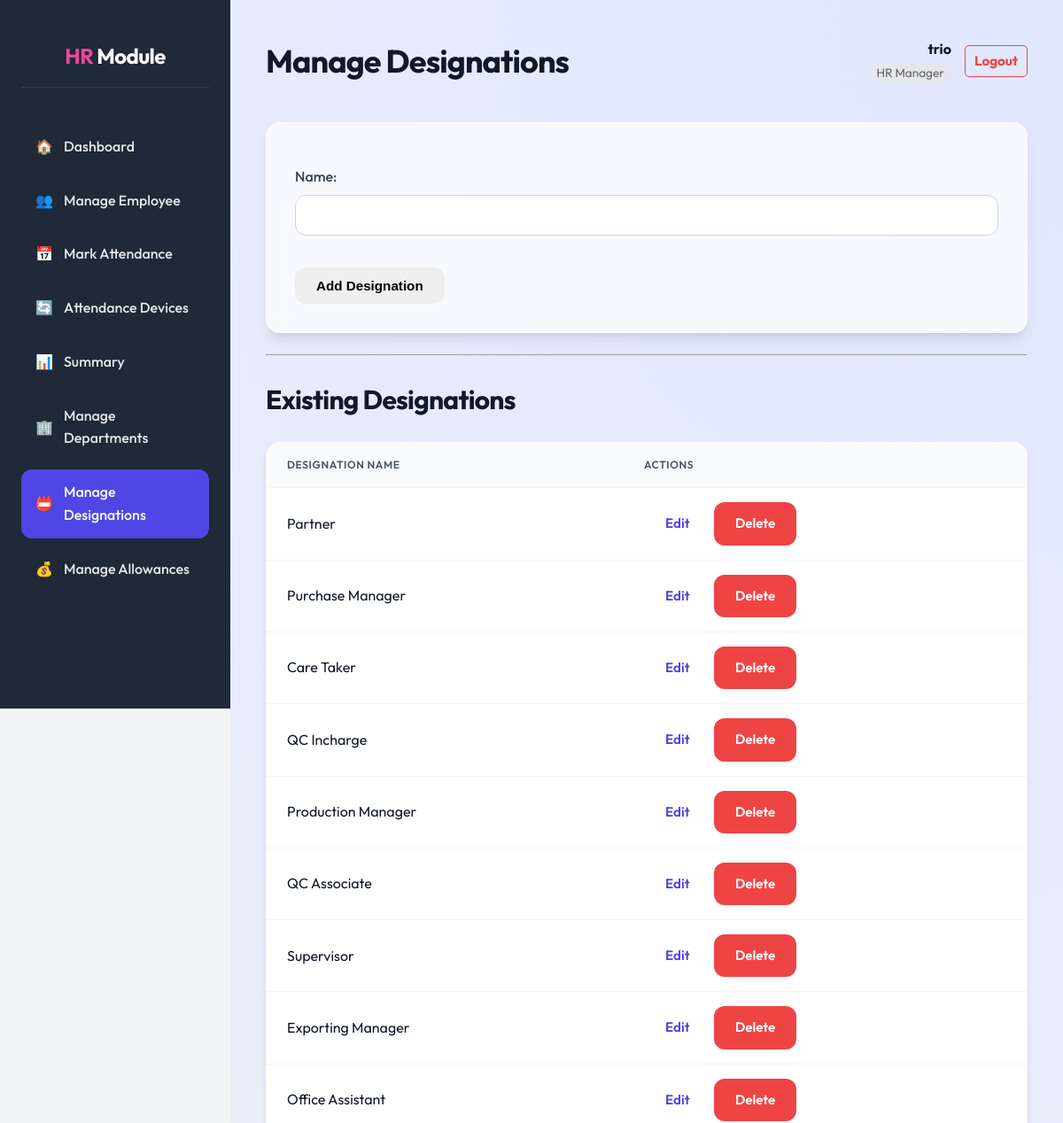
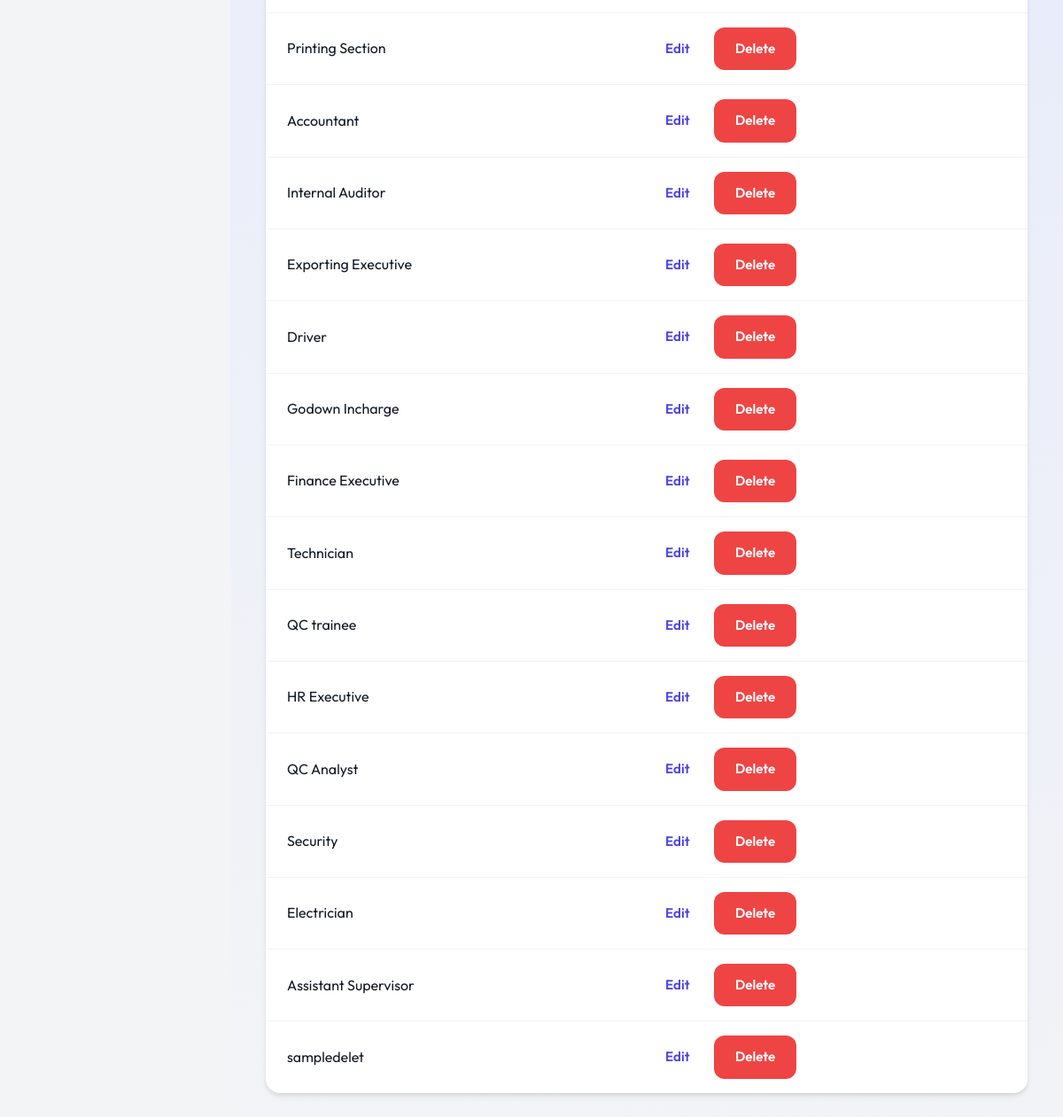
Screenshot of /designations/ (signed in) with the database file from the repository (2 pictures, top to bottom).
### core/models.py (models this page shows, shortened)
class Designation(models.Model):
    name = models.CharField(max_length=100, unique=True)

### core/views.py (the view)
# urls.py: path('designations/', views.designation_list, name='designation_list'),
@hr_required
def designation_list(request):
    designations = Designation.objects.all()
    if request.method == 'POST':
        form = DesignationForm(request.POST)
        if form.is_valid():
            form.save()
            return redirect('designation_list')
    else:
        form = DesignationForm()
    return render(request, 'core/designation_list.html', {'designations': designations, 'form': form})

### core/forms.py
class DesignationForm(forms.ModelForm):
    class Meta:
        model = Designation
        fields = ['name']

### core/templates/core/designation_list.html (shortened to what this page needs)
{% extends 'core/dashboard_base.html' %}
{% load static %}
{% block page_title %}Manage Designations{% endblock %}
{% block dashboard_content %}
    <form method="post" class="card">
        {{ form.as_p }}
        <div class="form-actions">
            <button type="submit" class="btn">Add Designation</button>
        </div>
    </form>
    <hr>
    <h2>Existing Designations</h2>
    <table class="data-table">
        <thead>
            <tr>
                <th>Designation Name</th>
                <th>Actions</th>
            </tr>
        </thead>
        <tbody>
            {% for designation in designations %}
            <tr>
                <td>{{ designation.name }}</td>
                <td class="actions">
                    <a href="{% url 'designation_edit' designation.id %}" class="btn btn-sm">Edit</a>
                    <a href="{% url 'designation_delete' designation.id %}" class="btn btn-sm btn-danger">Delete</a>
                </td>
            </tr>
            {% empty %}
            <tr>
                <td colspan="2">No designations found.</td>
            </tr>
            {% endfor %}
        </tbody>
    </table>
{% endblock %}

### core/templates/core/dashboard_base.html (shortened to what this page needs)
{% extends 'core/base.html' %}
{% load static %}
{% block content %}
<div class="dashboard-layout">
    <div class="sidebar">
        <h2><span style="color: var(--secondary-color);">HR</span> Module</h2>
        <ul>
            <li><a href="{% url 'dashboard' %}"
                    class="{% if request.resolver_match.url_name == 'dashboard' %}active{% endif %}">
                    <span>🏠</span> Dashboard
                </a></li>
            <li><a href="{% url 'employee_list' %}"
                    class="{% if request.resolver_match.url_name == 'employee_list' %}active{% endif %}">
                    <span>👥</span> Manage Employee
                </a></li>
            <li><a href="{% url 'attendance_mark' %}"
                    class="{% if request.resolver_match.url_name == 'attendance_mark' %}active{% endif %}">
                    <span>📅</span> Mark Attendance
                </a></li>
            <li><a href="{% url 'device_list' %}"
                    class="{% if request.resolver_match.url_name == 'device_list' %}active{% endif %}">
                    <span>🔄</span> Attendance Devices
                </a></li>
            <li><a href="{% url 'summary' %}"
                    class="{% if request.resolver_match.url_name == 'summary' %}active{% endif %}">
                    <span>📊</span> Summary
                </a></li>
            <li><a href="{% url 'department_list' %}"
                    class="{% if request.resolver_match.url_name == 'department_list' %}active{% endif %}">
                    <span>🏢</span> Manage Departments
                </a></li>
            <li><a href="{% url 'designation_list' %}"
                    class="{% if request.resolver_match.url_name == 'designation_list' %}active{% endif %}">
                    <span>📛</span> Manage Designations
                </a></li>
            <li><a href="{% url 'allowance_list' %}"
                    class="{% if request.resolver_match.url_name == 'allowance_list' %}active{% endif %}">
                    <span>💰</span> Manage Allowances
                </a></li>
    </div>
    <div class="main-content">
        <div class="main-content-header" style="justify-content: space-between; display: flex; align-items: center;">
            <h1 style="margin: 0;">{% block page_title %}{% endblock %}</h1>
            <div class="user-info" style="display: flex; align-items: center; gap: 15px;">
                <div style="text-align: right;">
                    <span style="display: block; font-weight: bold;">{{ user.username }}</span>
                    <span
                        style="font-size: 0.85em; color: #666; background: #e5e7eb; padding: 2px 8px; border-radius: 12px;">
                        {% if user.is_superuser %}Super Admin
                        {% elif user.hrprofile.role == 0 %}Administrator
                        {% elif user.hrprofile.role == 1 %}HR Manager
                        {% elif user.hrprofile.role == 2 %}Employee
                        {% else %}User
                        {% endif %}
                    </span>
                </div>
                <a href="{% url 'logout' %}" class="btn btn-sm btn-outline-danger"
                    style="text-decoration: none; padding: 5px 10px; border: 1px solid #ef4444; color: #ef4444; border-radius: 5px; font-weight: bold;">Logout</a>
            </div>
        </div>
        {% block dashboard_content %}{% endblock %}
    </div>
</div>
{% endblock %}

### core/static/core/style.css (style rules this page uses)
:root { --primary-color: #4f46e5; --primary-hover: #4338ca; --secondary-color: #ec4899; --background-color: #f3f4f6; --sidebar-bg: #1f2937; --text-color: #111827; --text-light: #9ca3af; --white: #ffffff; --glass-bg: rgba(255, 255, 255, 0.7); --glass-border: rgba(255, 255, 255, 0.5); --shadow-sm: 0 1px 2px 0 rgba(0, 0, 0, 0.05); --shadow-md: 0 4px 6px -1px rgba(0, 0, 0, 0.1), 0 2px 4px -1px rgba(0, 0, 0, 0.06); --shadow-lg: 0 10px 15px -3px rgba(0, 0, 0, 0.1), 0 4px 6px -2px rgba(0, 0, 0, 0.05); --radius-md: 0.75rem; --radius-lg: 1rem; --font-family: 'Outfit', sans-serif; }
* { box-sizing: border-box; }
body { font-family: var(--font-family); margin: 0; background-color: var(--background-color); color: var(--text-color); line-height: 1.6; overflow-x: hidden; }
h1, h2, h3, h4, h5, h6 { color: var(--text-color); margin-bottom: 1rem; font-weight: 700; letter-spacing: -0.025em; }
h1 { font-size: 2.25rem; }
h2 { font-size: 1.875rem; }
a { color: var(--primary-color); text-decoration: none; transition: all 0.2s ease; }
.card, .form-container { background: var(--glass-bg); backdrop-filter: blur(12px); -webkit-backdrop-filter: blur(12px); border: 1px solid var(--glass-border); border-radius: var(--radius-lg); box-shadow: var(--shadow-lg); padding: 2rem; margin-bottom: 1.5rem; }
.btn { display: inline-flex; align-items: center; justify-content: center; padding: 0.75rem 1.5rem; border-radius: var(--radius-md); font-weight: 600; font-size: 0.95rem; cursor: pointer; transition: all 0.2s ease; border: none; gap: 0.5rem; text-transform: capitalize; }
.btn-danger { background-color: #ef4444; color: var(--white); }
form { width: 100%; }
label { display: block; font-weight: 500; margin-bottom: 0.5rem; color: #374151; }
input[type="text"], input[type="email"], input[type="password"], input[type="number"], input[type="date"], input[type="time"], select, textarea { width: 100%; padding: 0.75rem 1rem; border: 1px solid #d1d5db; border-radius: var(--radius-md); font-size: 1rem; background-color: rgba(255, 255, 255, 0.8); transition: all 0.2s ease; font-family: var(--font-family); margin-bottom: 1.25rem; }
.dashboard-layout { display: flex; min-height: 100vh; }
.sidebar { width: 260px; background-color: var(--sidebar-bg); color: var(--white); padding: 1.5rem; display: flex; flex-direction: column; position: fixed; height: 100vh; box-shadow: var(--shadow-xl); z-index: 50; }
.sidebar h2 { color: var(--white); font-size: 1.5rem; text-align: center; margin-bottom: 2.5rem; padding-bottom: 1rem; border-bottom: 1px solid rgba(255, 255, 255, 0.1); }
.sidebar ul { list-style: none; padding: 0; margin: 0; flex-grow: 1; }
.sidebar li { margin-bottom: 0.5rem; }
.sidebar a { color: #e5e7eb; padding: 0.85rem 1rem; border-radius: var(--radius-md); display: flex; align-items: center; gap: 0.75rem; font-weight: 500; }
.sidebar a:hover, .sidebar a.active { background-color: var(--primary-color); color: var(--white); }
.main-content { flex: 1; margin-left: 260px; padding: 2.5rem; background: radial-gradient(circle at top right, #e0e7ff, #f3f4f6); min-height: 100vh; }
.main-content-header { display: flex; justify-content: space-between; align-items: center; margin-bottom: 2.5rem; }
.data-table { width: 100%; border-collapse: separate; border-spacing: 0; background: var(--white); border-radius: var(--radius-lg); overflow: hidden; box-shadow: var(--shadow-md); margin-top: 1.5rem; }
.data-table th, .data-table td { padding: 1rem 1.5rem; text-align: left; border-bottom: 1px solid #f3f4f6; }
.data-table th { background-color: #f9fafb; color: #4b5563; font-weight: 600; text-transform: uppercase; font-size: 0.75rem; letter-spacing: 0.05em; }
.data-table tr:last-child td { border-bottom: none; }

### rows the page displays
Designation: name "Partner"
Designation: name "Purchase Manager"
Designation: name "Care Taker"
Designation: name "QC Incharge"
Designation: name "Production Manager"
Designation: name "QC Associate"
Designation: name "Supervisor"
Designation: name "Exporting Manager"
Designation: name "Office Assistant"
Designation: name "Printing Section"
Designation: name "Accountant"
Designation: name "Internal Auditor"
Designation: name "Exporting Executive"
Designation: name "Driver"
Designation: name "Godown Incharge"
Designation: name "Finance Executive"
Designation: name "Technician"
Designation: name "QC trainee"
Designation: name "HR Executive"
Designation: name "QC Analyst"
Designation: name "Security"
Designation: name "Electrician"
Designation: name "Assistant Supervisor"
Designation: name "sampledelet"

### other values shown
{{ user.username }} "trio"
